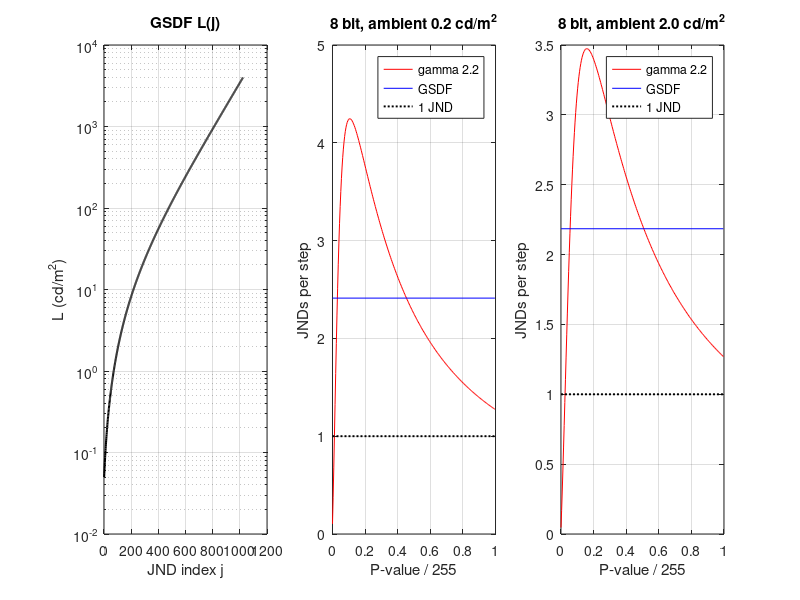

This figure's MATLAB source:
%% m34_gsdf.m  --  DICOM Grayscale Standard Display Function: L(j), j(L), JND count, calibration LUT
% Purpose : DICOM PS3.14 (chapter 7) defines the GSDF as a rational function of x = ln j,
%             log10 L(j) = (a + c x + e x^2 + g x^3 + m x^4) / (1 + b x + d x^2 + f x^3 + h x^4 + k x^5),
%           j = 1 ... 1023 (JND index), L from 0.05 to about 4000 cd/m^2, and an inverse polynomial
%             j(L) = A + B y + C y^2 + ... + I y^8,   y = log10 L.
%           A display realizes N_JND = j(L'max) - j(L'min) just-noticeable differences, where
%           L' = L + L_amb includes the diffusely reflected room light. A GSDF-calibrated display
%           spaces the P-values equally in j: N_JND/(2^b - 1) JNDs per step. A gamma-2.2 display
%           (same Lmin, Lmax) wastes its darkest steps (well under 1 JND), spaces the lower grays
%           up to 4 JNDs apart (visible banding) and squeezes the bright steps to about half the
%           GSDF spacing.
%           Last part: build the P-value -> DDL lookup table that calibrates a gamma-2.2 panel
%           to the GSDF, with an 8-bit and a 10-bit internal drive, and count lost levels.
% Change  : Lmin, Lmax, ambient list Lamb, panel gamma, bit depths.
% Expect  : L(1) = 0.050, L(1023) = 3993 cd/m^2; inverse agrees with the forward law to 0.1 JND.
%           0.5-400 cd/m^2: 626 JNDs dark room, 615 at 0.2 cd/m^2 ambient, 557 at 2 cd/m^2;
%           8-bit GSDF: 2.41 JND/step at 0.2 cd/m^2; gamma 2.2: 0.10 JND/step at the black end,
%           4.2 near P = 27 and 1.3 at the white end. Calibrating through an 8-bit drive leaves
%           213 distinct DDLs of 256; a 10-bit drive keeps all 256.
% Base MATLAB only; runs in MATLAB R2019b+ and GNU Octave 8.

%% GSDF coefficients (DICOM PS3.14, chapter 7)
a = -1.3011877;   b = -2.5840191e-2; c = 8.0242636e-2;  d = -1.0320229e-1; e = 1.3646699e-1;
f = 2.8745620e-2; g = -2.5468404e-2; h = -3.1978977e-3; k = 1.2992634e-4;  m = 1.3635334e-3;
A = 71.498068; B = 94.593053; C = 41.912053; D = 9.8247004; E = 0.28175407;
F = -1.1878455; G = -0.18014349; H = 0.14710899; I = -0.017046845;
Lj = @(j) 10.^((a + c*log(j) + e*log(j).^2 + g*log(j).^3 + m*log(j).^4) ./ ...
             (1 + b*log(j) + d*log(j).^2 + f*log(j).^3 + h*log(j).^4 + k*log(j).^5));
jL = @(L) A + B*log10(L) + C*log10(L).^2 + D*log10(L).^3 + E*log10(L).^4 + ...
          F*log10(L).^5 + G*log10(L).^6 + H*log10(L).^7 + I*log10(L).^8;

jj = 1:1023;
fprintf('L(1) = %.4f cd/m^2, L(1023) = %.1f cd/m^2\n', Lj(1), Lj(1023));
fprintf('inverse polynomial vs forward law: max |j(L(j)) - j| = %.3f JND\n', max(abs(jL(Lj(jj)) - jj)));
fprintf('luminance step per JND: %.2f %% at 1 cd/m^2, %.2f %% at 100 cd/m^2\n', ...
        100*(Lj(jL(1) + 1)/Lj(jL(1)) - 1), 100*(Lj(jL(100) + 1)/Lj(jL(100)) - 1));

%% JND count vs luminance range and ambient
Lmin = 0.5;  Lmax = 400;  Lamb = [0 0.2 2 10 50];
fprintf('\nLmin = %.2f, Lmax = %.0f cd/m^2\n  L_amb   LR''    N_JND   JND/step 8 b   10 b\n', Lmin, Lmax);
for q = 1:numel(Lamb)
    N = jL(Lmax + Lamb(q)) - jL(Lmin + Lamb(q));
    fprintf('  %5.1f  %6.1f  %6.1f   %6.3f      %6.3f\n', Lamb(q), (Lmax + Lamb(q))/(Lmin + Lamb(q)), N, N/255, N/1023);
end
N = jL(350) - jL(1);
fprintf('L''min = 1, L''max = 350 cd/m^2 (LR'' = 350): %.1f JNDs\n', N);

%% GSDF vs gamma 2.2: JNDs per gray step
gam = 2.2;  amb = [0.2 2];
figure('Position', [60 60 1100 380]);
subplot(1, 3, 1);
semilogy(jj, Lj(jj), 'k', 'LineWidth', 1.5); grid on;
xlabel('JND index j'); ylabel('L (cd/m^2)'); title('GSDF L(j)');
for q = 1:2
    for bits = [8 10]
        pmax = 2^bits - 1;  p = (0:pmax)/pmax;
        Lg = Lmin + (Lmax - Lmin)*p.^gam + amb(q);
        dJg = diff(jL(Lg));
        Ng = jL(Lmax + amb(q)) - jL(Lmin + amb(q));
        fprintf('ambient %.1f, %2d bit: GSDF %.3f JND/step; gamma 2.2 min %.3f max %.3f, steps > 1 JND: %d of %d\n', ...
                amb(q), bits, Ng/pmax, min(dJg), max(dJg), sum(dJg > 1), pmax);
        if bits == 8
            subplot(1, 3, 1 + q);
            plot(p(1:end-1), dJg, 'r', p([1 end-1]), [1 1]*Ng/pmax, 'b', p([1 end-1]), [1 1], 'k:', 'LineWidth', 1.4);
            grid on; xlabel('P-value / 255'); ylabel('JNDs per step');
            title(sprintf('8 bit, ambient %.1f cd/m^2', amb(q)));
            legend('gamma 2.2', 'GSDF', '1 JND', 'Location', 'northeast');
        end
    end
end

%% Calibration LUT: GSDF on a gamma-2.2 panel with an 8-bit or 10-bit drive
Lamb0 = 0.2;  jmin = jL(Lmin + Lamb0);  jmax = jL(Lmax + Lamb0);
P = 0:255;
Ltarget = Lj(jmin + P/255*(jmax - jmin)) - Lamb0;          % luminance the panel must emit
fprintf('\ncalibration LUT (P-value 0..255 -> DDL), panel gamma %.1f, ambient %.1f cd/m^2\n', gam, Lamb0);
for nb = [8 10]
    dmax = 2^nb - 1;
    DDL = round(dmax * ((Ltarget - Lmin)/(Lmax - Lmin)).^(1/gam));   % invert the panel characteristic
    Lout = Lmin + (Lmax - Lmin)*(DDL/dmax).^gam + Lamb0;
    dJ = diff(jL(Lout));
    err = 100*(dJ/((jmax - jmin)/255) - 1);
    fprintf('  %2d-bit drive: distinct DDLs %3d of 256, JND/step %.2f..%.2f (target %.2f), max step error %.0f %%\n', ...
            nb, numel(unique(DDL)), min(dJ), max(dJ), (jmax - jmin)/255, max(abs(err)));
end
